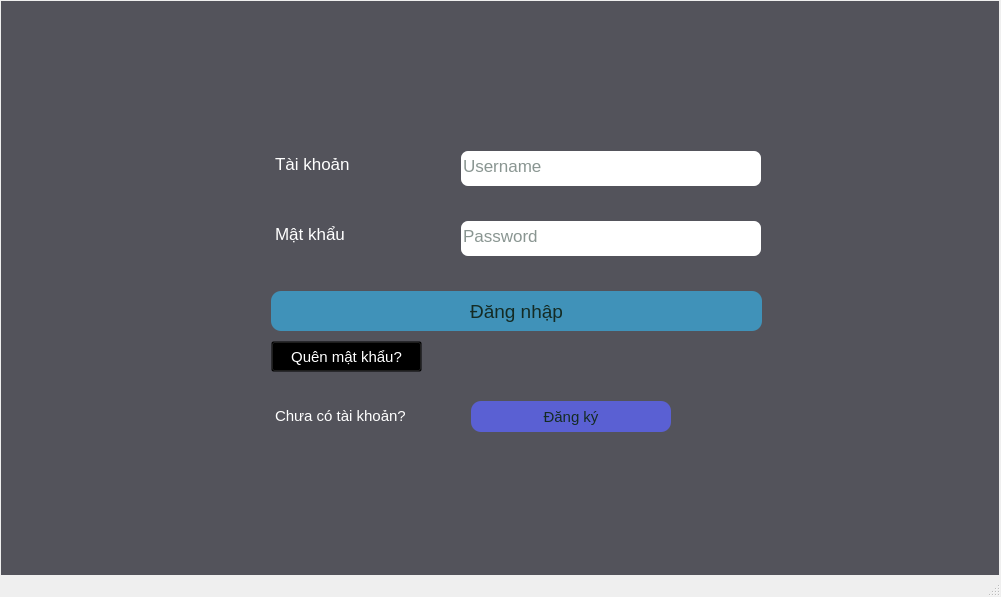
<?xml version="1.0" encoding="UTF-8"?>
<ui version="4.0">
 <class>MainWindow</class>
 <widget class="QMainWindow" name="MainWindow">
  <property name="geometry">
   <rect>
    <x>0</x>
    <y>0</y>
    <width>1001</width>
    <height>597</height>
   </rect>
  </property>
  <property name="font">
   <font>
    <weight>50</weight>
    <italic>false</italic>
    <bold>false</bold>
   </font>
  </property>
  <property name="cursor">
   <cursorShape>ArrowCursor</cursorShape>
  </property>
  <property name="windowTitle">
   <string>MainWindow</string>
  </property>
  <property name="styleSheet">
   <string notr="true"/>
  </property>
  <widget class="QWidget" name="centralwidget">
   <widget class="QWidget" name="widget" native="true">
    <property name="geometry">
     <rect>
      <x>1</x>
      <y>1</y>
      <width>998</width>
      <height>998</height>
     </rect>
    </property>
    <property name="styleSheet">
     <string notr="true">background:rgba(2, 2, 13, 0.659)</string>
    </property>
    <widget class="QLabel" name="label">
     <property name="geometry">
      <rect>
       <x>270</x>
       <y>150</y>
       <width>150</width>
       <height>31</height>
      </rect>
     </property>
     <property name="font">
      <font>
       <pointsize>13</pointsize>
      </font>
     </property>
     <property name="styleSheet">
      <string notr="true">background: rgba(0,0,0,0);
border-radius: 2px solid rgba(0,0,0,0);
color: rgb(255, 255, 255);
padding-bottom: 5px;
</string>
     </property>
     <property name="text">
      <string>Tài khoản</string>
     </property>
    </widget>
    <widget class="QLineEdit" name="User">
     <property name="geometry">
      <rect>
       <x>460</x>
       <y>150</y>
       <width>300</width>
       <height>35</height>
      </rect>
     </property>
     <property name="font">
      <font>
       <pointsize>13</pointsize>
      </font>
     </property>
     <property name="styleSheet">
      <string notr="true">background: rgb(255,255,255);
border-radius: 7px;
color: rgb(20, 43, 36);
padding-bottom: 5px;
</string>
     </property>
     <property name="placeholderText">
      <string>Username</string>
     </property>
    </widget>
    <widget class="QLabel" name="label_2">
     <property name="geometry">
      <rect>
       <x>270</x>
       <y>220</y>
       <width>150</width>
       <height>31</height>
      </rect>
     </property>
     <property name="font">
      <font>
       <pointsize>13</pointsize>
      </font>
     </property>
     <property name="styleSheet">
      <string notr="true">background: rgba(0,0,0,0);
border-radius: 2px solid rgba(0,0,0,0);
color: rgb(255, 255, 255);
padding-bottom: 5px;
</string>
     </property>
     <property name="text">
      <string>Mật khẩu</string>
     </property>
    </widget>
    <widget class="QLineEdit" name="Pass_word">
     <property name="geometry">
      <rect>
       <x>460</x>
       <y>220</y>
       <width>300</width>
       <height>35</height>
      </rect>
     </property>
     <property name="font">
      <font>
       <pointsize>13</pointsize>
      </font>
     </property>
     <property name="styleSheet">
      <string notr="true">background: rgb(255,255,255);
border-radius: 7px;
color: rgb(20, 43, 36);
padding-bottom: 5px;
</string>
     </property>
     <property name="text">
      <string/>
     </property>
     <property name="echoMode">
      <enum>QLineEdit::Password</enum>
     </property>
     <property name="placeholderText">
      <string>Password</string>
     </property>
    </widget>
    <widget class="QPushButton" name="login_btn">
     <property name="geometry">
      <rect>
       <x>270</x>
       <y>290</y>
       <width>491</width>
       <height>40</height>
      </rect>
     </property>
     <property name="font">
      <font>
       <pointsize>14</pointsize>
      </font>
     </property>
     <property name="cursor">
      <cursorShape>PointingHandCursor</cursorShape>
     </property>
     <property name="styleSheet">
      <string notr="true">QPushButton#login_btn{
background-color: rgba(61, 157, 201, 0.851);
border-radius: 10px;
color: rgb(20, 43, 36);
}
QPushButton#login_btn:hover{
background-color : rgba(50, 119, 217, 0.851);
}
QPushButton#login_btn:pressed{
padding-left : 4px;
padding-bottom : 4px;
background-color : rgba(23, 107, 145, 0.851);
}</string>
     </property>
     <property name="text">
      <string>Đăng nhập</string>
     </property>
    </widget>
    <widget class="QPushButton" name="forgot_pw_btn">
     <property name="geometry">
      <rect>
       <x>270</x>
       <y>340</y>
       <width>151</width>
       <height>31</height>
      </rect>
     </property>
     <property name="font">
      <font>
       <pointsize>11</pointsize>
      </font>
     </property>
     <property name="styleSheet">
      <string notr="true">QPushButton#forgot_pw_btn{
background-color: rgba(0,0,0,0);
color: rgb(255, 255, 255);
}
QPushButton#forgot_pw_btn:hover{
text-decoration: underline;
}
</string>
     </property>
     <property name="text">
      <string>Quên mật khẩu?</string>
     </property>
    </widget>
    <widget class="QLabel" name="label_3">
     <property name="geometry">
      <rect>
       <x>270</x>
       <y>400</y>
       <width>161</width>
       <height>35</height>
      </rect>
     </property>
     <property name="font">
      <font>
       <pointsize>11</pointsize>
      </font>
     </property>
     <property name="cursor">
      <cursorShape>ArrowCursor</cursorShape>
     </property>
     <property name="styleSheet">
      <string notr="true">background: rgba(0,0,0,0);
border-radius: 2px solid rgba(0,0,0,0);
color: rgb(255, 255, 255);
padding-bottom: 5px;
</string>
     </property>
     <property name="text">
      <string>Chưa có tài khoản?</string>
     </property>
    </widget>
    <widget class="QPushButton" name="register_0">
     <property name="geometry">
      <rect>
       <x>470</x>
       <y>400</y>
       <width>200</width>
       <height>31</height>
      </rect>
     </property>
     <property name="font">
      <font>
       <pointsize>11</pointsize>
      </font>
     </property>
     <property name="cursor">
      <cursorShape>PointingHandCursor</cursorShape>
     </property>
     <property name="styleSheet">
      <string notr="true">QPushButton#register_0{
background-color: rgba(92, 99, 232, 0.851);
border-radius: 10px;
color: rgb(20, 43, 36);
}
QPushButton#register_0:hover{
background-color : rgb(69, 227, 144);
}
QPushButton#register_0:pressed{
padding-left : 4px;
padding-top : 4px;
background-color : rgba(23, 107, 145, 0.851);
}</string>
     </property>
     <property name="text">
      <string>Đăng ký</string>
     </property>
    </widget>
   </widget>
  </widget>
  <widget class="QMenuBar" name="menubar">
   <property name="geometry">
    <rect>
     <x>0</x>
     <y>0</y>
     <width>1001</width>
     <height>26</height>
    </rect>
   </property>
  </widget>
  <widget class="QStatusBar" name="statusbar"/>
 </widget>
 <resources/>
 <connections/>
</ui>
